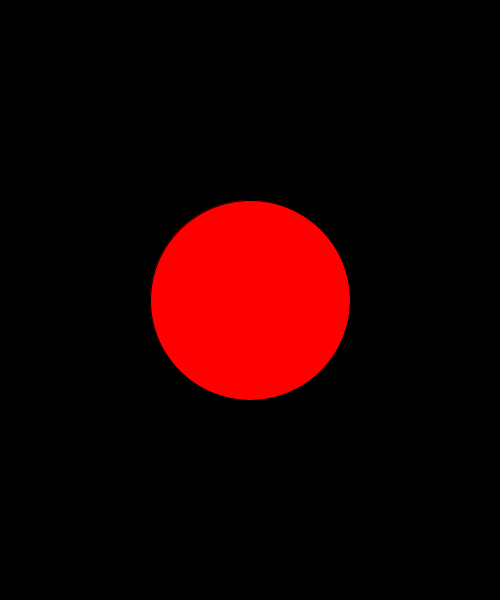
Frame 1 (no input)
Frame 60 (the mouse pressed at the canvas centre just before this capture): identical to frame 1, image omitted
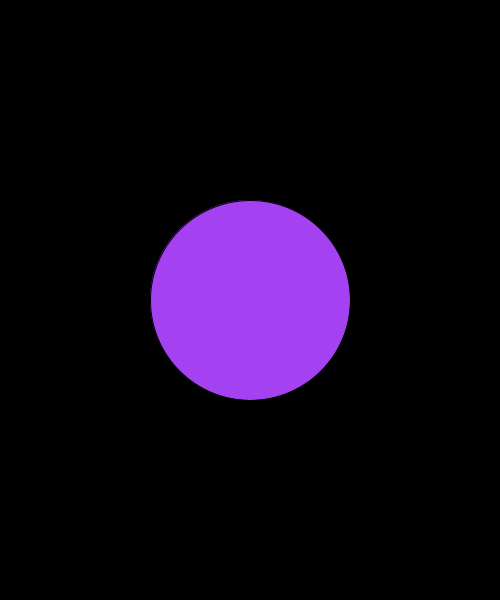
Frame 120 (the mouse held since frame 60 and released just before this capture)

The Processing sketch that drew these frames (run headless with seeded random() and noise(); from frame 60 on, the mouse is pressed at the canvas centre):

// Processing sketch: day2_02_variables
// ── day2_02_variables.pde
// global variables
float x;
float y;
float r, g, b;

//DataType functionName() { Scope! a block of code };

void setup() {
  size(500, 600);
  background(0);
  x = width/2;
  y = height/2;
  r = 255;
  g = 0;
  b = 0;
}

void draw() {
  background(0);
  // local variables
  float size = 200;

  fill(r, g, b);
  ellipse( x, y, size, size );
}

void mousePressed() {
  r = random(255);
  g = random(255);
  b = random(255);
}
